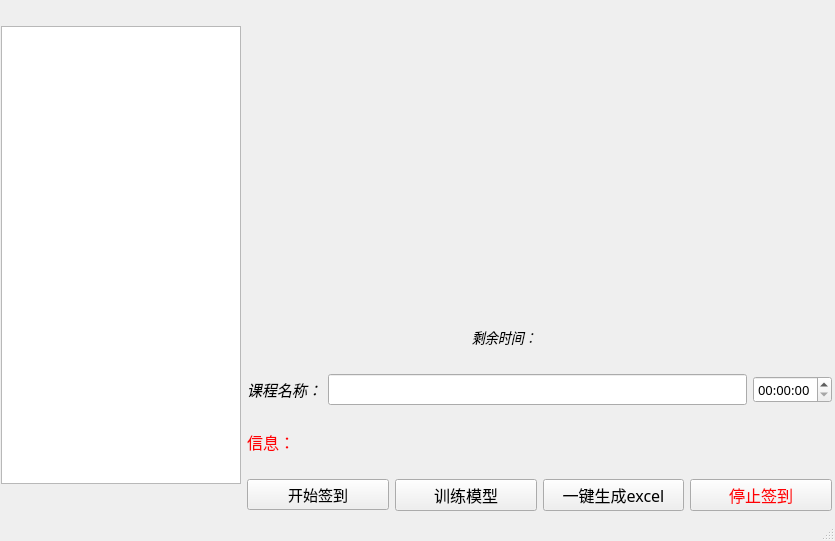
<?xml version="1.0" encoding="UTF-8"?>
<ui version="4.0">
 <class>MainWindow</class>
 <widget class="QMainWindow" name="MainWindow">
  <property name="geometry">
   <rect>
    <x>0</x>
    <y>0</y>
    <width>835</width>
    <height>541</height>
   </rect>
  </property>
  <property name="windowTitle">
   <string>MainWindow</string>
  </property>
  <widget class="QWidget" name="centralwidget">
   <widget class="QWidget" name="layoutWidget">
    <property name="geometry">
     <rect>
      <x>1</x>
      <y>0</y>
      <width>831</width>
      <height>511</height>
     </rect>
    </property>
    <layout class="QHBoxLayout" name="horizontalLayout_4">
     <item>
      <widget class="QListView" name="table_list">
       <property name="minimumSize">
        <size>
         <width>240</width>
         <height>458</height>
        </size>
       </property>
       <property name="maximumSize">
        <size>
         <width>240</width>
         <height>458</height>
        </size>
       </property>
      </widget>
     </item>
     <item>
      <layout class="QVBoxLayout" name="verticalLayout">
       <item>
        <widget class="QWidget" name="data_show_widget" native="true">
         <property name="minimumSize">
          <size>
           <width>570</width>
           <height>300</height>
          </size>
         </property>
         <property name="maximumSize">
          <size>
           <width>570</width>
           <height>300</height>
          </size>
         </property>
        </widget>
       </item>
       <item>
        <layout class="QHBoxLayout" name="horizontalLayout">
         <item alignment="Qt::AlignRight">
          <widget class="QLabel" name="last_time_label">
           <property name="font">
            <font>
             <family>Bahnschrift</family>
             <pointsize>10</pointsize>
             <italic>true</italic>
            </font>
           </property>
           <property name="text">
            <string>剩余时间：</string>
           </property>
          </widget>
         </item>
         <item>
          <widget class="QLabel" name="show_time_label">
           <property name="text">
            <string/>
           </property>
          </widget>
         </item>
        </layout>
       </item>
       <item>
        <layout class="QHBoxLayout" name="horizontalLayout_2">
         <item>
          <layout class="QHBoxLayout" name="horizontalLayout_7">
           <item>
            <layout class="QHBoxLayout" name="horizontalLayout_6">
             <item>
              <widget class="QLabel" name="course_label">
               <property name="font">
                <font>
                 <family>Arial</family>
                 <pointsize>11</pointsize>
                 <italic>true</italic>
                </font>
               </property>
               <property name="text">
                <string>课程名称：</string>
               </property>
              </widget>
             </item>
             <item>
              <widget class="QLineEdit" name="course_inp_line">
               <property name="font">
                <font>
                 <family>华文楷体</family>
                 <pointsize>12</pointsize>
                </font>
               </property>
              </widget>
             </item>
            </layout>
           </item>
           <item>
            <widget class="QTimeEdit" name="timeEdit">
             <property name="font">
              <font>
               <family>Ebrima</family>
               <pointsize>10</pointsize>
              </font>
             </property>
             <property name="currentSection">
              <enum>QDateTimeEdit::HourSection</enum>
             </property>
             <property name="displayFormat">
              <string>HH:mm:ss</string>
             </property>
            </widget>
           </item>
          </layout>
         </item>
        </layout>
       </item>
       <item>
        <layout class="QHBoxLayout" name="horizontalLayout_5">
         <item>
          <widget class="QLabel" name="msg_label">
           <property name="font">
            <font>
             <family>等线 Light</family>
             <pointsize>12</pointsize>
            </font>
           </property>
           <property name="layoutDirection">
            <enum>Qt::LeftToRight</enum>
           </property>
           <property name="styleSheet">
            <string notr="true">color: rgb(255, 2, 6);</string>
           </property>
           <property name="text">
            <string>信息：</string>
           </property>
           <property name="margin">
            <number>0</number>
           </property>
          </widget>
         </item>
         <item>
          <widget class="QLabel" name="show_msg_label">
           <property name="minimumSize">
            <size>
             <width>420</width>
             <height>0</height>
            </size>
           </property>
           <property name="maximumSize">
            <size>
             <width>420</width>
             <height>16777215</height>
            </size>
           </property>
           <property name="font">
            <font>
             <family>Arial</family>
             <pointsize>12</pointsize>
            </font>
           </property>
           <property name="text">
            <string/>
           </property>
          </widget>
         </item>
        </layout>
       </item>
       <item>
        <layout class="QHBoxLayout" name="horizontalLayout_3">
         <item>
          <widget class="QPushButton" name="start_sign_pb">
           <property name="font">
            <font>
             <family>新宋体</family>
             <pointsize>11</pointsize>
            </font>
           </property>
           <property name="text">
            <string>开始签到</string>
           </property>
          </widget>
         </item>
         <item>
          <widget class="QPushButton" name="train_model_pb">
           <property name="font">
            <font>
             <family>新宋体</family>
             <pointsize>12</pointsize>
            </font>
           </property>
           <property name="text">
            <string>训练模型</string>
           </property>
          </widget>
         </item>
         <item>
          <widget class="QPushButton" name="excel_creat_pb">
           <property name="font">
            <font>
             <family>新宋体</family>
             <pointsize>12</pointsize>
            </font>
           </property>
           <property name="text">
            <string>一键生成excel</string>
           </property>
          </widget>
         </item>
         <item>
          <widget class="QPushButton" name="stop_sign_pb">
           <property name="font">
            <font>
             <family>新宋体</family>
             <pointsize>12</pointsize>
            </font>
           </property>
           <property name="styleSheet">
            <string notr="true">color: rgb(255, 0, 4);</string>
           </property>
           <property name="text">
            <string>停止签到</string>
           </property>
          </widget>
         </item>
        </layout>
       </item>
      </layout>
     </item>
    </layout>
   </widget>
  </widget>
  <widget class="QMenuBar" name="menubar">
   <property name="geometry">
    <rect>
     <x>0</x>
     <y>0</y>
     <width>835</width>
     <height>26</height>
    </rect>
   </property>
  </widget>
  <widget class="QStatusBar" name="statusbar"/>
 </widget>
 <resources/>
 <connections/>
</ui>
